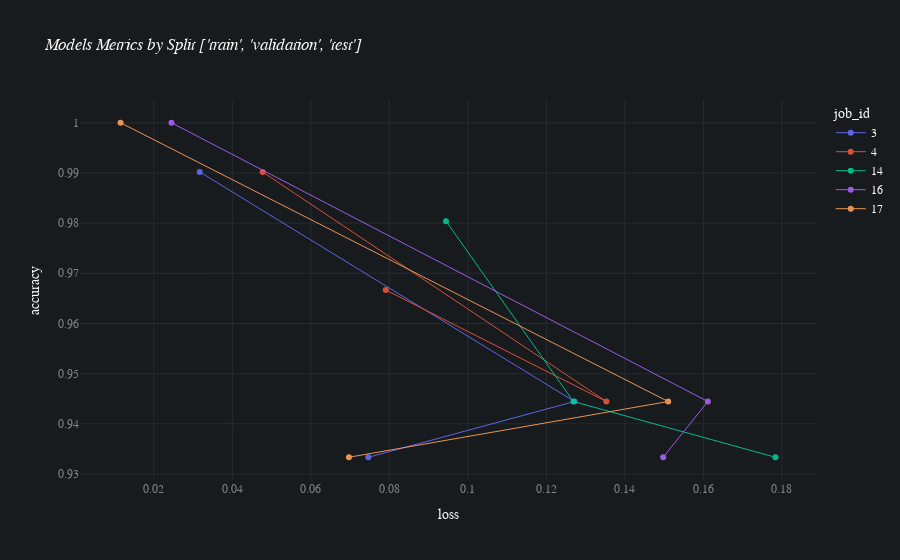

Notebook code cell kept with this figure:
### Code cell
fig = px.line(
    df
    , title = '<i>Models Metrics by Split ' + str(data_names) + '</i>'
    , x = 'loss'
    , y = 'accuracy'
    , color = 'job_id'
    , height = 600
    , hover_data = ['job_id', 'split', 'accuracy', 'loss']
)
fig.update_traces(
    mode = 'markers+lines'
    , line = dict(width=1)
    , opacity = 0.90
)
fig.update_layout(
    font_family = "Avenir"
    , font_color = "#FAFAFA"
    , plot_bgcolor = "#181B1E"
    , paper_bgcolor = "#181B1E"
    , hoverlabel = dict(
        bgcolor = "#E0E0E0"
        , font_size = 12
        , font_family = "Avenir"
    )
)
fig.update_xaxes(gridcolor='#262B2F', tickfont=dict(color='#818487'))
fig.update_yaxes(gridcolor='#262B2F', tickfont=dict(color='#818487'))
# include the 'split' in the hover
fig

### Figure 1 — Plotly figure (JSON) as saved in the notebook; plotly's stock layout.template omitted (floating-point values rounded to 4 significant figures)
{"data": [{"customdata": [[3, "train", 0.9902, 0.03171], [3, "validation", 0.9444, 0.1272], [3, "test", 0.9333, 0.07466]], "hovertemplate": "job_id=%{customdata[0]}<br>loss=%{customdata[3]}<br>accuracy=%{customdata[2]}<br>split=%{customdata[1]}<extra></extra>", "legendgroup": "3", "line": {"color": "#636efa", "dash": "solid", "width": 1}, "mode": "markers+lines", "name": "3", "opacity": 0.9, "orientation": "v", "showlegend": true, "type": "scatter", "x": [0.03171, 0.1272, 0.07466], "xaxis": "x", "y": [0.9902, 0.9444, 0.9333], "yaxis": "y"}, {"customdata": [[4, "train", 0.9902, 0.04774], [4, "validation", 0.9444, 0.1353], [4, "test", 0.9667, 0.0791]], "hovertemplate": "job_id=%{customdata[0]}<br>loss=%{customdata[3]}<br>accuracy=%{customdata[2]}<br>split=%{customdata[1]}<extra></extra>", "legendgroup": "4", "line": {"color": "#EF553B", "dash": "solid", "width": 1}, "mode": "markers+lines", "name": "4", "opacity": 0.9, "orientation": "v", "showlegend": true, "type": "scatter", "x": [0.04774, 0.1353, 0.0791], "xaxis": "x", "y": [0.9902, 0.9444, 0.9667], "yaxis": "y"}, {"customdata": [[14, "train", 0.9804, 0.09444], [14, "validation", 0.9444, 0.1269], [14, "test", 0.9333, 0.1784]], "hovertemplate": "job_id=%{customdata[0]}<br>loss=%{customdata[3]}<br>accuracy=%{customdata[2]}<br>split=%{customdata[1]}<extra></extra>", "legendgroup": "14", "line": {"color": "#00cc96", "dash": "solid", "width": 1}, "mode": "markers+lines", "name": "14", "opacity": 0.9, "orientation": "v", "showlegend": true, "type": "scatter", "x": [0.09444, 0.1269, 0.1784], "xaxis": "x", "y": [0.9804, 0.9444, 0.9333], "yaxis": "y"}, {"customdata": [[16, "train", 1, 0.02451], [16, "validation", 0.9444, 0.1611], [16, "test", 0.9333, 0.1498]], "hovertemplate": "job_id=%{customdata[0]}<br>loss=%{customdata[3]}<br>accuracy=%{customdata[2]}<br>split=%{customdata[1]}<extra></extra>", "legendgroup": "16", "line": {"color": "#ab63fa", "dash": "solid", "width": 1}, "mode": "markers+lines", "name": "16", "opacity": 0.9, "orientation": "v", "showlegend": true, "type": "scatter", "x": [0.02451, 0.1611, 0.1498], "xaxis": "x", "y": [1, 0.9444, 0.9333], "yaxis": "y"}, {"customdata": [[17, "train", 1, 0.01154], [17, "validation", 0.9444, 0.151], [17, "test", 0.9333, 0.06971]], "hovertemplate": "job_id=%{customdata[0]}<br>loss=%{customdata[3]}<br>accuracy=%{customdata[2]}<br>split=%{customdata[1]}<extra></extra>", "legendgroup": "17", "line": {"color": "#FFA15A", "dash": "solid", "width": 1}, "mode": "markers+lines", "name": "17", "opacity": 0.9, "orientation": "v", "showlegend": true, "type": "scatter", "x": [0.01154, 0.151, 0.06971], "xaxis": "x", "y": [1, 0.9444, 0.9333], "yaxis": "y"}], "layout": {"autosize": true, "font": {"color": "#FAFAFA", "family": "Avenir"}, "hoverlabel": {"bgcolor": "#E0E0E0", "font": {"family": "Avenir", "size": 12}}, "legend": {"title": {"text": "job_id"}, "tracegroupgap": 0}, "paper_bgcolor": "#181B1E", "plot_bgcolor": "#181B1E", "title": {"text": "<i>Models Metrics by Split ['train', 'validation', 'test']</i>"}, "xaxis": {"anchor": "y", "autorange": true, "domain": [0, 1], "gridcolor": "#262B2F", "range": [0.001119, 0.1888], "tickfont": {"color": "#818487"}, "title": {"text": "loss"}, "type": "linear"}, "yaxis": {"anchor": "x", "autorange": true, "domain": [0, 1], "gridcolor": "#262B2F", "range": [0.9289, 1.004], "tickfont": {"color": "#818487"}, "title": {"text": "accuracy"}, "type": "linear"}}}
